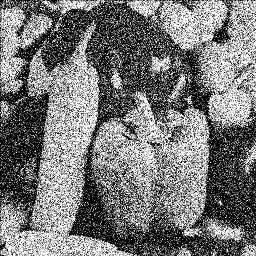
#> input picture midterm/ove.jpg, 256 x 256 px
$ jupyter execute Task3.ipynb   (shell and % lines are left out)
#> lines starting #> are read from the running program, lines starting #| are printed output that depends on the picture
### Task 3
Shake the image with a noise like "salt and pepper". Suppress noise with a median filter. Map the difference between the original and noisy images, and between the adjusted and the original.

[cell 1]
#median filter
import matplotlib.pyplot as plt
import matplotlib.image as img
import scipy.ndimage as ndimage
im = img.imread('./ove.jpg')
#> im is the input picture: shape (256, 256); min 0, max 255, mean 119.9
fig = plt.figure(figsize=(15,10))
plt.subplot(131)
im_med = ndimage.median_filter(im, 3)
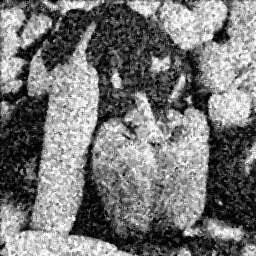
#> im_med: shape (256, 256); min 0, max 255, mean 118.1
plt.title('Median filter', fontsize=20)
plt.imshow(im_med,cmap='gray' )
plt.subplot(132)
plt.title('Original', fontsize=20)
plt.imshow(im,cmap='gray')
plt.subplot(133)
plt.title('Result', fontsize=20)
plt.imshow((im-im_med),cmap='gray')

plt.show()
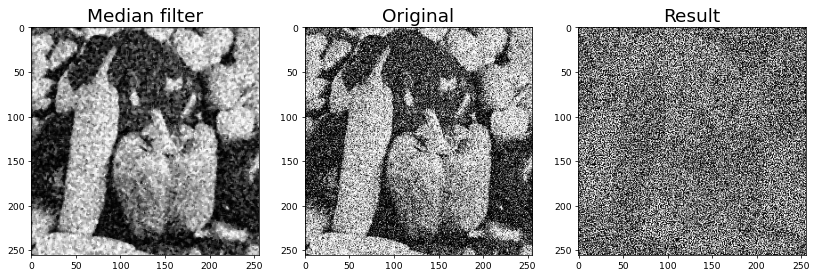
#> figure drawn by matplotlib, 3 panels

[cell 2]
#median filter original - result
import matplotlib.pyplot as plt
import matplotlib.image as img
import scipy.ndimage as ndimage
im = img.imread('./ove.jpg')
fig = plt.figure(figsize=(15,10))
plt.subplot(131)
im_med = ndimage.median_filter(im, 3)
plt.title('Median filter', fontsize=20)
plt.imshow(im_med,cmap='gray' )
plt.subplot(132)
plt.title('Original', fontsize=20)
plt.imshow(im,cmap='gray')

plt.subplot(133)
plt.title('original - result', fontsize=20)
plt.imshow(((im-im_med)-im),cmap='gray')
plt.show()
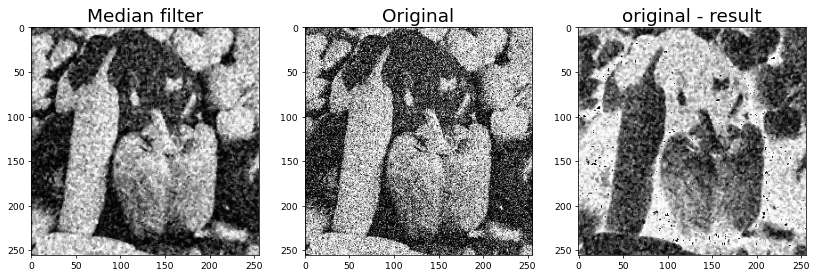
#> figure drawn by matplotlib, 3 panels

$ run again, with midterm/6_26.jpg copied over midterm/ove.jpg
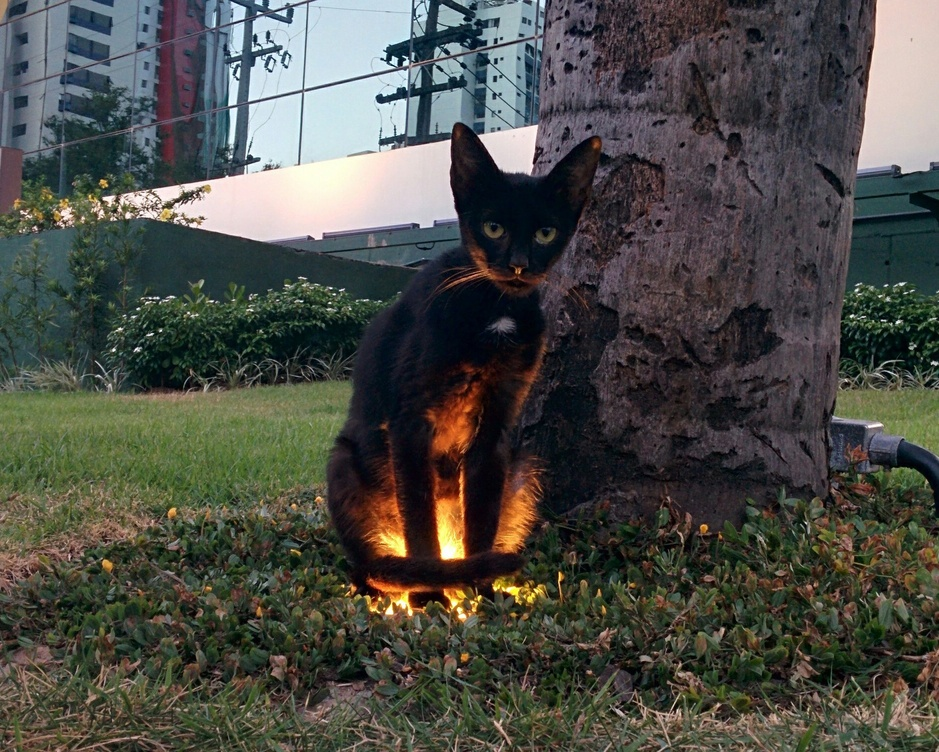
#> input picture midterm/6_26.jpg, 939 x 752 px, shrunk from 1879 x 1505 before the run
#> im is the input picture: shape (752, 939, 3); mean R, G, B 76.2, 76.8, 70.7
#> `plt.show()`:
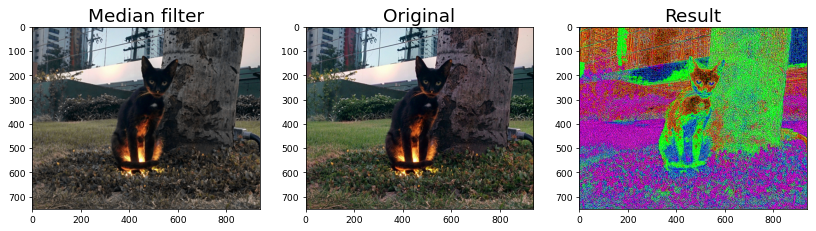
#> figure drawn by matplotlib, 3 panels
#> `plt.show()`:
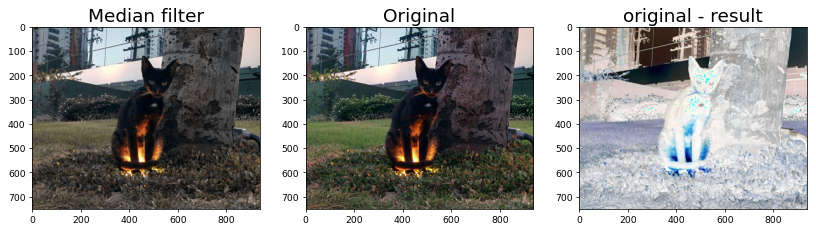
#> figure drawn by matplotlib, 3 panels

$ run again, with midterm/per.jpg copied over midterm/ove.jpg
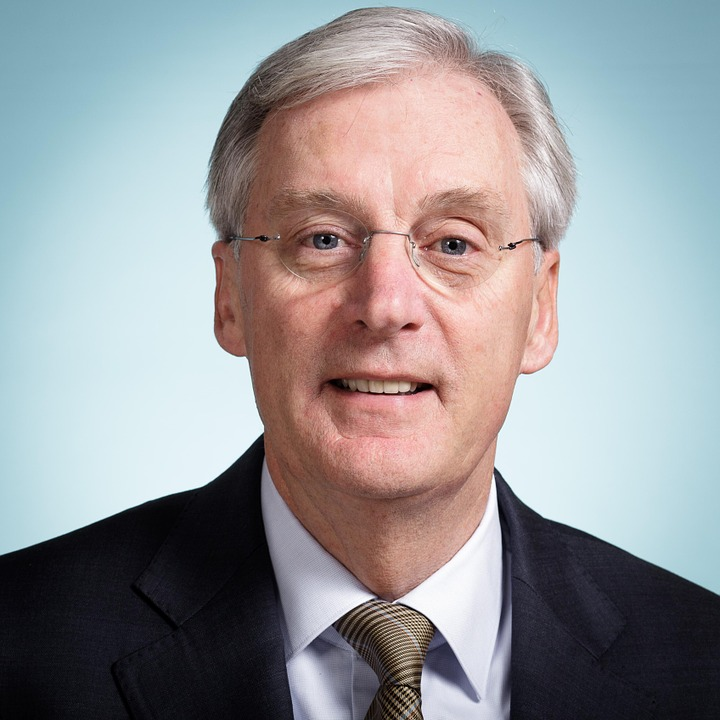
#> input picture midterm/per.jpg, 720 x 720 px
#> im is the input picture: shape (720, 720, 3); mean R, G, B 150.8, 151, 153.7
#> `plt.show()`:
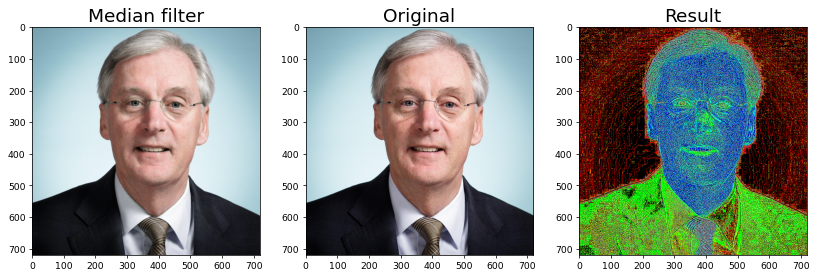
#> figure drawn by matplotlib, 3 panels
#> `plt.show()`:
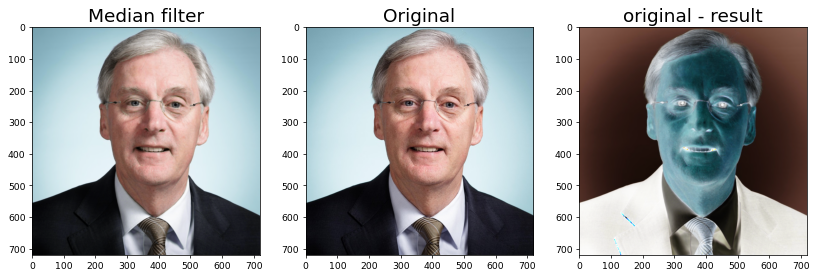
#> figure drawn by matplotlib, 3 panels

$ run again, with midterm/person.jpg copied over midterm/ove.jpg
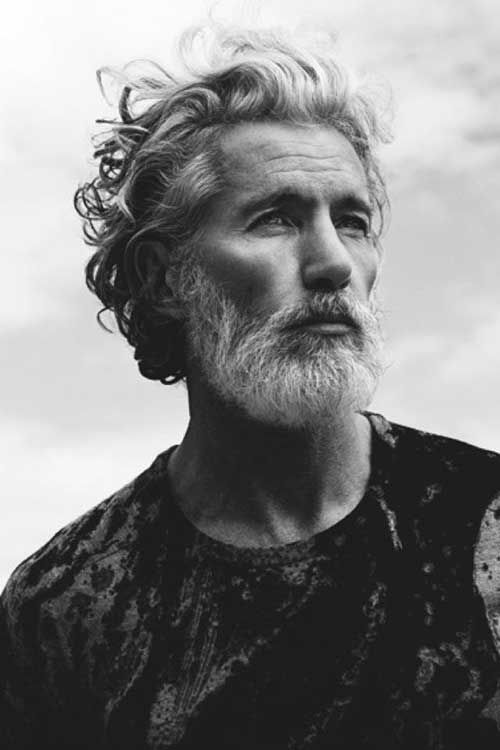
#> input picture midterm/person.jpg, 500 x 750 px
#> im is the input picture: shape (750, 500, 3); min 7, max 255, mean 125.9
#> `plt.show()`:
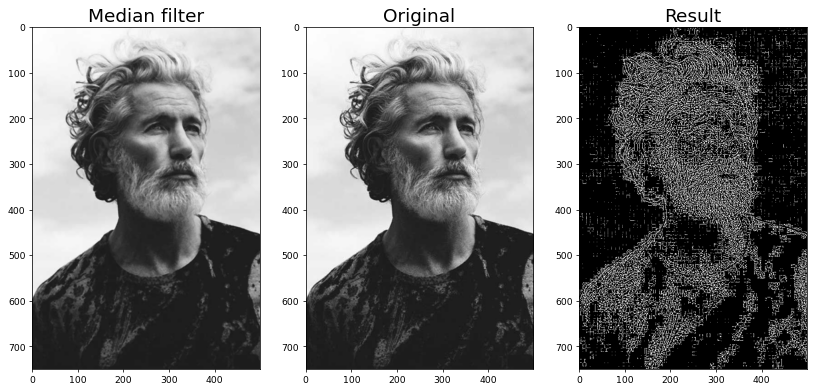
#> figure drawn by matplotlib, 3 panels
#> `plt.show()`:
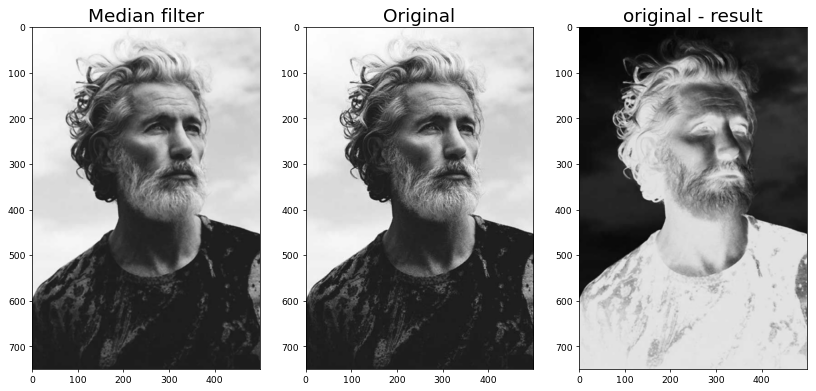
#> figure drawn by matplotlib, 3 panels
